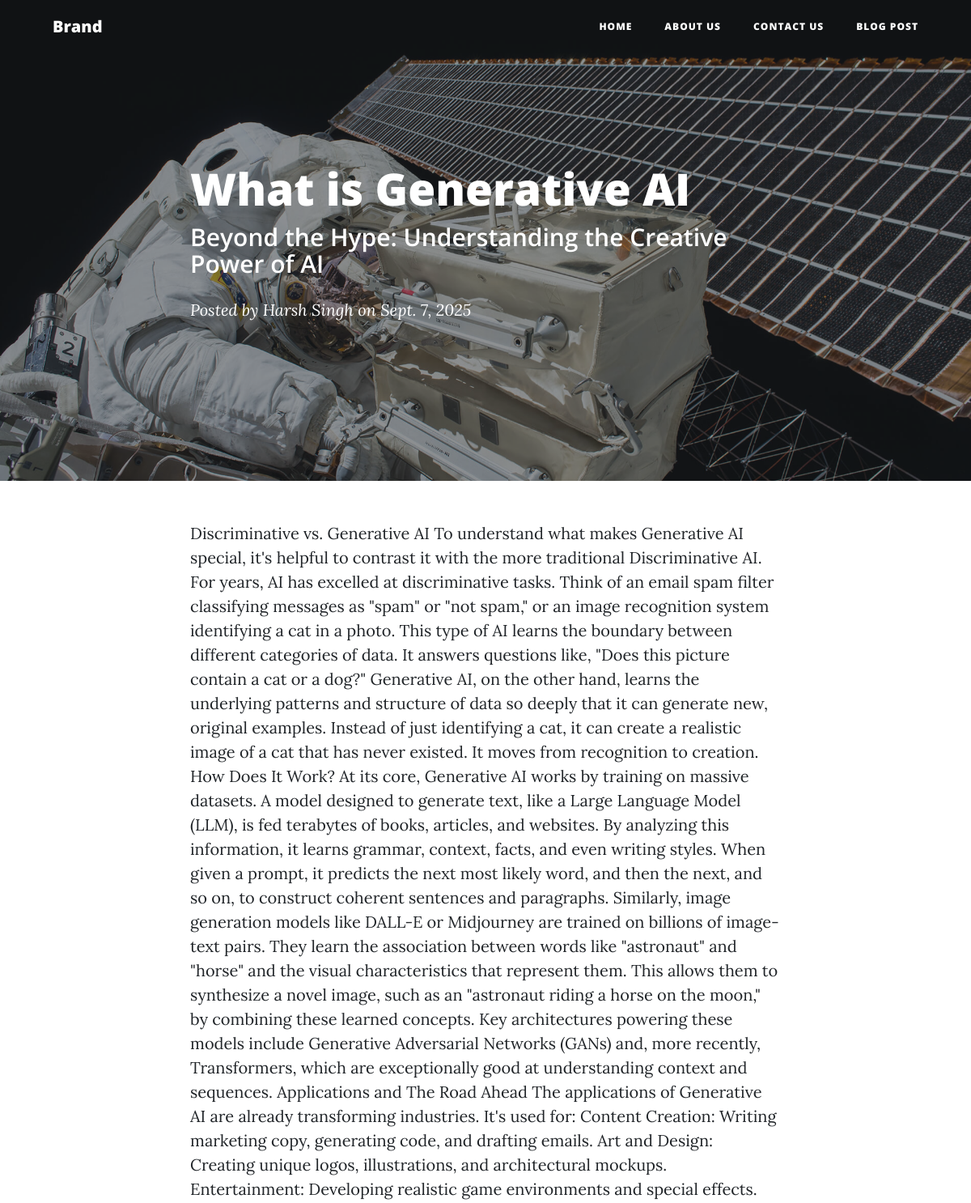
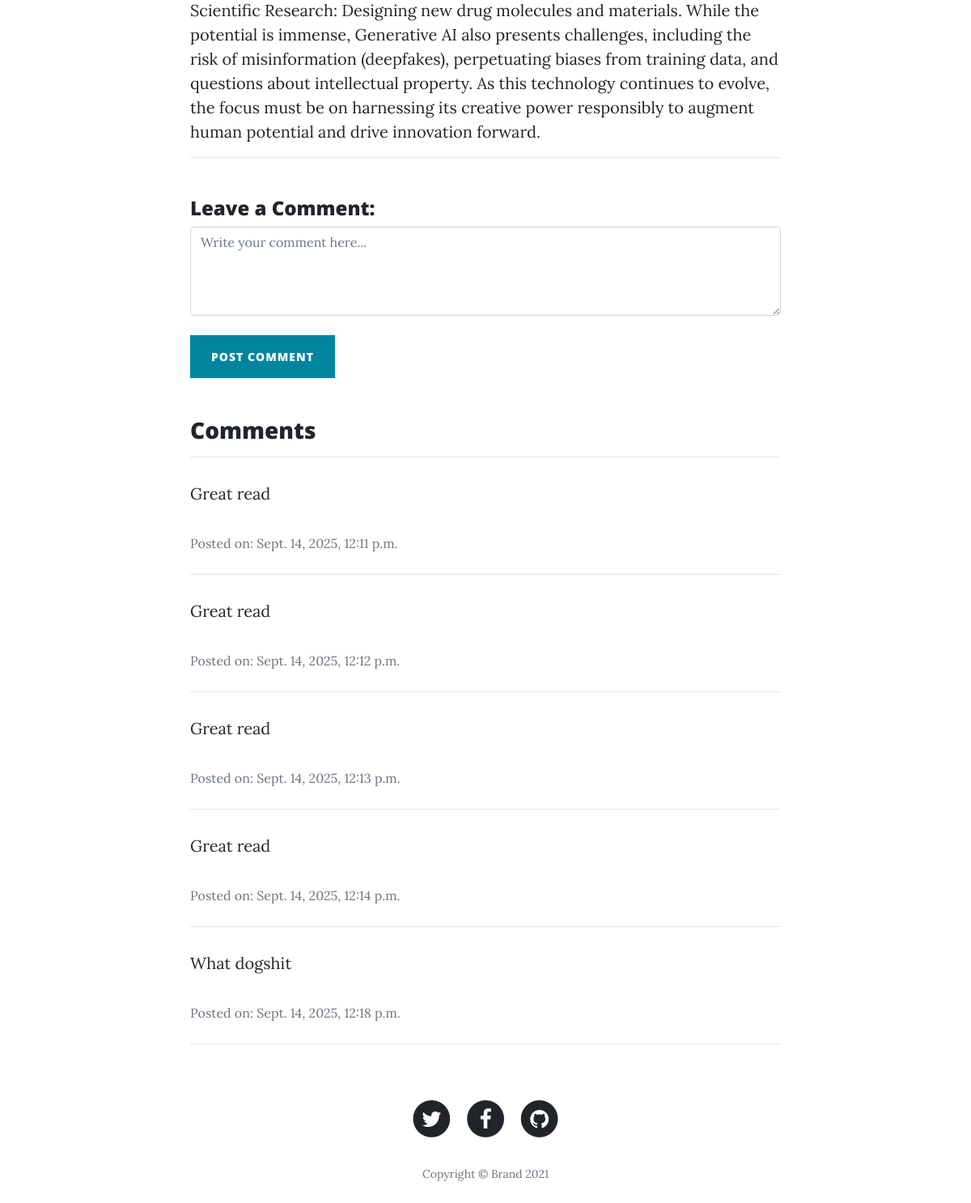
Page /core/blogs/1 on the committed database (2 pictures, top to bottom).
### core/models.py (models this page shows, shortened)
class Blog(models.Model):
    title = models.CharField(max_length=2048)
    subtitle = models.CharField(max_length=2048)
    author = models.CharField(max_length=128)
    content = models.TextField()
    upload_date = models.DateField(auto_now_add=True)

class Comment(models.Model):
    id = models.UUIDField(primary_key=True, default=uuid.uuid4)
    blog_id = models.ForeignKey(to=Blog, on_delete=models.CASCADE)
    content = models.TextField()
    created_at = models.DateTimeField(auto_now_add=True)

### core/views.py (the view)
# urls.py: path('blogs/<int:blog_id>', view=views.get_blog, name='get_blog'),
def get_blog(request, blog_id: int):
    blog = Blog.objects.get(id=blog_id)
    comments = Comment.objects.filter(blog_id=blog)
    context = {
        "blog": blog,
        "comments": comments
    }
    return render(request, 'post.html', context=context)

### templates/post.html (shortened to what this page needs)
{% extends "common/base.html" %}
{% block body %}
{% load static %}
<header class="masthead" style="background-image:url('assets/img/post-bg.jpg');">
    <div class="overlay"></div>
    <div class="container">
        <div class="row">
            <div class="col-md-10 col-lg-8 mx-auto">
                <div class="post-heading">
                    <h1>{{ blog.title }}</h1>
                    <h2 class="subheading">{{ blog.subtitle }}</h2><span class="meta">Posted by&nbsp;<a href="#">{{ blog.author }}</a>&nbsp;on {{ blog.upload_date }}</span></div>
            </div>
        </div>
    </div>
</header>
<article>
    <div class="container">
        <div class="row">
            <div class="col-md-10 col-lg-8 mx-auto">
                {{ blog.content }}
                <hr>
                <div class="my-5">
                    <h4>Leave a Comment:</h4>
                    <form method="POST" action={% url "create_comment" blog.id %}>
                        <div class="form-group">
                            <textarea class="form-control" id="comment-textarea" rows="4" placeholder="Write your comment here..." name="comment"></textarea>
                        </div>
                        <button type="submit" class="btn btn-primary mt-2">Post Comment</button>
                    </form>
                </div>
                <div class="mt-5">
                    <h3>Comments</h3>
                    <hr>
                    {% for comment in comments %}
                        <div class="comment my-4">
                            <p>{{ comment.content }}</p>
                            <small class="text-muted">Posted on: {{ comment.created_at }}</small>
                        </div>
                        <hr>
                    {% endfor %}
                </div>
            </div>
        </div>
    </div>
</article>
{% endblock body %}

### templates/common/base.html (shortened to what this page needs)
{% load static %}
<!DOCTYPE html>
<html>
<head>
    <link rel="stylesheet" href="{% static "bootstrap/css/bootstrap.min.css" %}">
    <link rel="stylesheet" href="{% static "fonts/font-awesome.min.css" %}">
</head>
<body>
    <nav class="navbar navbar-light navbar-expand-lg fixed-top" id="mainNav">
        <div class="container"><a class="navbar-brand" href="index.html">Brand</a>
            <div
                class="collapse navbar-collapse" id="navbarResponsive">
                <ul class="nav navbar-nav ml-auto">
                    <li class="nav-item" role="presentation"><a class="nav-link" href="index.html">Home</a></li>
                    <li class="nav-item" role="presentation"><a class="nav-link" href="about.html">About us</a></li>
                    <li class="nav-item" role="presentation"><a class="nav-link" href="contact.html">Contact us</a></li>
                    <li class="nav-item" role="presentation"><a class="nav-link" href="post.html">Blog Post</a></li>
                </ul>
        </div>
        </div>
    </nav>
    {% block body %}{% endblock body %}
    <footer>
        <div class="container">
            <div class="row">
                <div class="col-md-10 col-lg-8 mx-auto">
                    <ul class="list-inline text-center">
                        <li class="list-inline-item"><span class="fa-stack fa-lg"><i class="fa fa-circle fa-stack-2x"></i><i class="fa fa-twitter fa-stack-1x fa-inverse"></i></span></li>
                        <li class="list-inline-item"><span class="fa-stack fa-lg"><i class="fa fa-circle fa-stack-2x"></i><i class="fa fa-facebook fa-stack-1x fa-inverse"></i></span></li>
                        <li class="list-inline-item"><span class="fa-stack fa-lg"><i class="fa fa-circle fa-stack-2x"></i><i class="fa fa-github fa-stack-1x fa-inverse"></i></span></li>
                    </ul>
                    <p class="text-muted copyright">Copyright&nbsp;©&nbsp;Brand 2021</p>
                </div>
            </div>
        </div>
    </footer>
</body>
</html>

### rows in the picture
Blog: title "What is Generative AI", subtitle "Beyond the Hype: Understanding the Creative Power of AI", author "Harsh Singh", upload_date "Sept. 7, 2025", content "Discriminative vs. Generative AI To understand what makes Generative AI special, it's helpful to contrast it with the more traditional Discriminative AI. For years, AI has excelled at discriminative tasks. Think of an email spam filter classifying messages as \"spam\" or \"not spam,\" or an image recognition system identifying a cat in a photo. This type of AI learns the boundary between different categories of data. It answers questions like, \"Does this picture contain a cat or a dog?\" Generative AI, on the other hand, learns the underlying patterns and structure of data so deeply that it can generate new, original examples. Instead of just identifying a cat, it can create a realistic image of…"
Comment: content "Great read", created_at "Sept. 14, 2025, 12:11 p.m."
Comment: content "Great read", created_at "Sept. 14, 2025, 12:12 p.m."
Comment: content "Great read", created_at "Sept. 14, 2025, 12:13 p.m."
Comment: content "Great read", created_at "Sept. 14, 2025, 12:14 p.m."
Comment: content "What dogshit", created_at "Sept. 14, 2025, 12:18 p.m."
